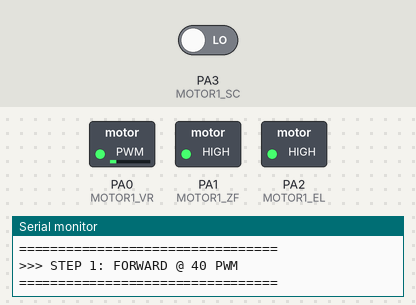
Simulated run of this program. Board: STM32 Black Pill. Shown: switched loads named in the program (green lamp = pin HIGH), the last lines printed to the serial monitor. The test bench sets the inputs (shaded band); at power-on: PA3 (MOTOR1_SC) LOW.

Above: at 0.05 s.
At 4.5 s:
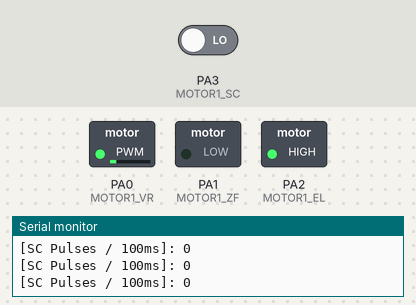
At 9.0 s:
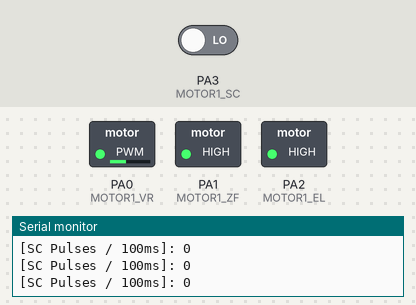
At 13.45 s:
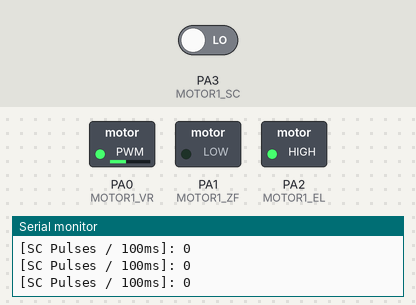
At 17.95 s:
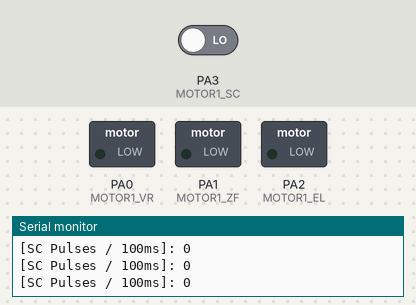
Timing chart, 0 to 20.7 s (numbered marks = the images above):
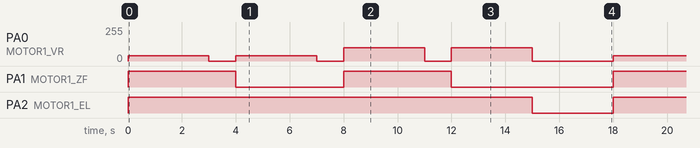

The program:

main.cpp
```cpp
#include <Arduino.h>
#include <STM32FreeRTOS.h>

// --- Pin Definitions ---
#define MOTOR1_VR  PA0  // Speed Pin (PWM)
#define MOTOR1_ZF  PA1  // Direction Pin (HIGH = Forward, LOW = Backward)
#define MOTOR1_EL  PA2  // Enable Pin (HIGH = Run, LOW = Brake/Disable)
#define MOTOR1_SC  PA3  // Hall Speed Pulse Signal (Input from JYQD)

volatile uint32_t pulseCount = 0;

// Interrupt Service Routine for Speed Pulses
void handlePulse() {
    pulseCount++;
}

// Function Declarations
void vMotorTestSequenceTask(void *pvParameters);
void vSpeedTelemetryTask(void *pvParameters);
void setMotorState(bool enable, bool forward, uint8_t pwmSpeed);

void setup() {
    Serial.begin(115200);

    pinMode(MOTOR1_VR, OUTPUT);
    pinMode(MOTOR1_ZF, OUTPUT);
    pinMode(MOTOR1_EL, OUTPUT);
    pinMode(MOTOR1_SC, INPUT);

    setMotorState(false, true, 0);

    // Attach Hardware Interrupt to PA3 on RISING edge
    attachInterrupt(digitalPinToInterrupt(MOTOR1_SC), handlePulse, RISING);

    // Create FreeRTOS Tasks
    xTaskCreate(vMotorTestSequenceTask, "MotorSeqTask", 256, NULL, 2, NULL);
    xTaskCreate(vSpeedTelemetryTask, "TelemetryTask", 256, NULL, 1, NULL);

    vTaskStartScheduler();
}

void loop() {
    // Empty: FreeRTOS manages execution
}

void setMotorState(bool enable, bool forward, uint8_t pwmSpeed) {
    digitalWrite(MOTOR1_EL, enable ? HIGH : LOW);
    digitalWrite(MOTOR1_ZF, forward ? HIGH : LOW);
    analogWrite(MOTOR1_VR, pwmSpeed);
}

// --- TASK 1: Motor Movement Sequence ---
void vMotorTestSequenceTask(void *pvParameters) {
    (void) pvParameters;

    for (;;) {
        // STEP 1: 40 PWM FORWARD
        Serial.println("\n=================================");
        Serial.println(">>> STEP 1: FORWARD @ 40 PWM");
        Serial.println("=================================");
        setMotorState(true, true, 40);
        vTaskDelay(pdMS_TO_TICKS(3000));

        setMotorState(true, true, 0);
        vTaskDelay(pdMS_TO_TICKS(1000));

        // STEP 2: 40 PWM BACKWARD
        Serial.println("\n=================================");
        Serial.println(">>> STEP 2: BACKWARD @ 40 PWM");
        Serial.println("=================================");
        setMotorState(true, false, 40);
        vTaskDelay(pdMS_TO_TICKS(3000));

        setMotorState(true, false, 0);
        vTaskDelay(pdMS_TO_TICKS(1000));

        // STEP 3: 100 PWM FORWARD
        Serial.println("\n=================================");
        Serial.println(">>> STEP 3: FORWARD @ 100 PWM");
        Serial.println("=================================");
        setMotorState(true, true, 100);
        vTaskDelay(pdMS_TO_TICKS(3000));

        setMotorState(true, true, 0);
        vTaskDelay(pdMS_TO_TICKS(1000));

        // STEP 4: 100 PWM BACKWARD
        Serial.println("\n=================================");
        Serial.println(">>> STEP 4: BACKWARD @ 100 PWM");
        Serial.println("=================================");
        setMotorState(true, false, 100);
        vTaskDelay(pdMS_TO_TICKS(3000));

        // REST PERIOD
        Serial.println("\n>>> Sequence Complete! Resting for 3 seconds...");
        setMotorState(false, false, 0);
        vTaskDelay(pdMS_TO_TICKS(3000));
    }
}

// --- TASK 2: Speed Telemetry ---
void vSpeedTelemetryTask(void *pvParameters) {
    (void) pvParameters;

    for (;;) {
        vTaskDelay(pdMS_TO_TICKS(100));

        noInterrupts();
        uint32_t count = pulseCount;
        pulseCount = 0;
        interrupts();

        Serial.print("[SC Pulses / 100ms]: ");
        Serial.println(count);
    }
}
```

Measured:
- by itself, PA0 (MOTOR1_VR): repeats every 18.0 s: 0/255 1.0 s, 40/255 3.0 s, 2 × (0/255 1.0 s, 100/255 3.0 s), 0/255 3.0 s, 40/255 3.0 s
- by itself, PA1 (MOTOR1_ZF): LOW → HIGH at 0.00 s, → LOW 4.0 s later, → HIGH 4.0 s later, → LOW 4.0 s later, … (9 changes in this stretch)
- by itself, PA2 (MOTOR1_EL): alternates HIGH for 15.0 s and LOW for 3.0 s
